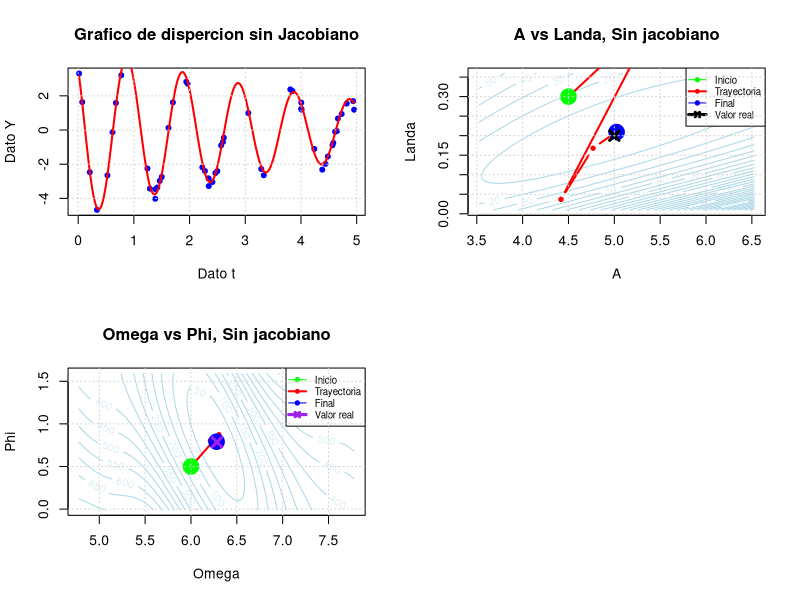

The R script that drew this image:
modelo <- function(A, landa, w, teta, t) {

  A * exp(-landa * t) * cos(w * t + teta)
}


funcion_Objetivo <- function(beta, t_data, y_data) {
  
  # parametros
  A <- beta[1]
  landa <- beta[2]
  w <- beta[3]
  teta <- beta[4]
  #---------------------------------------------------------------------
  # Nuevo Y o prediccion de Y
  y_pred <- A * exp(-landa * t_data) * cos(w * t_data + teta)
  #----------------------------------------
  #
  sum((y_data - y_pred)^2)
}

gradiente <- function(beta, t_data, y_data) {
  # Parametros
  A <- beta[1]
  landa <- beta[2]
  w <- beta[3]
  teta <- beta[4]
  #---------------------------------------------------------------------
  # Cuantos datos hay en t_data ( un "Len" de python)
  n <- length(t_data)
  #---------------------------------------------------------------------
  # nuevo gradiente
  grad <- numeric(4)
  
  for(i in 1:n) {
    # rescribiendo t e Y
    t <- t_data[i]
    y <- y_data[i]
    #-------------------------------------------------------------------
    # Predicción
    exp_term <- exp(-landa * t)
    cos_term <- cos(w * t + teta)
    sin_term <- sin(w * t + teta)
    y_pred <- A * exp_term * cos_term
    #-------------------------------------------------------------------  
    # Residuo
    r <- y - y_pred
    #-------------------------------------------------------------------
    # Derivadas parciales respecto a cada parámetro

    dy_dA <- exp_term * cos_term                  #deribada de Y segun A
    dy_dlanda <- -A * t * exp_term * cos_term     #deribada de Y segun landa
    dy_dw <- -A * exp_term * sin_term * t         #deribada de Y segun W
    dy_dteta <- -A * exp_term * sin_term          #deribada de Y segun Teta
    #-------------------------------------------------------------------
    # Gradiente (regla de la cadena [NOOO de nuevo jajajjja XD]) 
    grad[1] <- grad[1] - 2 * r * dy_dA
    grad[2] <- grad[2] - 2 * r * dy_dlanda
    grad[3] <- grad[3] - 2 * r * dy_dw
    grad[4] <- grad[4] - 2 * r * dy_dteta
  }    
  
  return(grad)
}

hessiana <- function(beta, t_data, y_data) {
  
  # Parametros
  A <- beta[1]
  landa <- beta[2]
  w <- beta[3]
  teta <- beta[4]
  #---------------------------------------------------------------------
  # Cuantos datos hay en t_data ( un "Len" de python)
  n <- length(t_data)
  #---------------------------------------------------------------------
  #Matris para la hessiana
  H <- matrix(0, nrow = 4, ncol = 4)
  
  for(i in 1:n) {
    # rescribiendo t segun la base de datos
    t <- t_data[i]
    #-------------------------------------------------------------------
    # Predicción
    exp_term <- exp(-landa * t)
    cos_term <- cos(w * t + teta)
    sin_term <- sin(w * t + teta)
    #-------------------------------------------------------------------
    # Derivadas parciales respecto a cada parámetro
    dy_dA <- exp_term * cos_term                  #deribada de Y segun A
    dy_dlanda <- -A * t * exp_term * cos_term     #deribada de Y segun landa
    dy_dw <- -A * exp_term * sin_term * t         #deribada de Y segun W
    dy_dteta <- -A * exp_term * sin_term          #deribada de Y segun Teta
    #-------------------------------------------------------------------
    # Derivadas de segundo orden (aproximación de Gauss-Newton)
    # H = 2 * J**T * J (ignorando términos de segundo orden con residuos)
    J <- c(dy_dA, dy_dlanda, dy_dw, dy_dteta)
    H <- H + 2 * outer(J, J)
  }
  
  return(H)
}

# Método de Newton
newton <- function(beta_0, t_data, y_data, tol = 1e-6, max_iter = 100) {
  #BETA tiene los valores de A, landa, W y TETA
  beta <- beta_0
  historial <- matrix(NA, nrow = max_iter + 1, ncol = 5)
  colnames(historial) <- c("iter", "A", "landa", "w", "teta")
  
  historial[1, ] <- c(0, beta)
  
  for(k in 1:max_iter) {
    grad <- gradiente(beta, t_data, y_data)
    H <- hessiana(beta, t_data, y_data)
    
    # Resolver H * delta = -grad
    delta <- tryCatch({
      solve(H, -grad)
    }, error = function(e) {
      # Si la Hessiana es singular (signo incorrecto), usar pseudo-inversa
      MASS::ginv(H) %*% (-grad)
    })
    
    beta_nuevo <- beta + delta
    historial[k + 1, ] <- c(k, beta_nuevo)
    
    # Criterio de convergencia
    if(norm(delta, type = "2") < tol) {
      cat("Convergencia alcanzada en", k, "iteraciones\n")
      return(list(
        beta = beta_nuevo,
        valor_f = funcion_Objetivo(beta_nuevo, t_data, y_data),
        iteraciones = k,
        historial = historial[1:(k+1), ]
      ))
    }
    
    beta <- beta_nuevo
  }
  
  cat("Máximo de iteraciones alcanzado\n")
  return(list(
    beta = beta,
    valor_f = funcion_Objetivo(beta_nuevo, t_data, y_data),
    iteraciones = max_iter,
    historial = historial
  ))
}
#---------------------------------------------------------------------
#INT MAIN () 
# datos iniciales
set.seed(123)
A_real <- 5
landa_real <- 0.2
w_real <- 2*pi
teta_real <- pi/4
#---------------------------------------------------------------------
# Base de datos
t_data <- c(0.01585558, 0.07313676, 0.20858986, 0.33697873, 0.52537301, 0.6164369,
     0.67744082, 0.77372499, 1.24299318, 1.28798218, 1.38339642, 1.38848687,
     1.42076869, 1.46404696, 1.50057502, 1.62121603, 1.70114607, 1.94117773,
     1.96511879, 2.22784082, 2.27602643, 2.34135203, 2.34449634, 2.41064538,
     2.46308469, 2.49806005, 2.56570644, 2.59826844, 2.61573859, 3.05457166,
     3.28683793, 3.33196052, 3.80886595, 3.84728936, 4.00492237, 4.00529043,
     4.01024845, 4.23964951, 4.38247821, 4.43925851, 4.48290057, 4.56513696,
     4.58015693, 4.61305888, 4.64543839, 4.6630282, 4.73071767, 4.82119210,
     4.93766455, 4.95449219)

y_data <- c(3.30604951, 1.63304262, -2.46669298, -4.67216227, 
          -2.65183759, -0.11931208, 1.58435298, 3.20604040, -2.25300509, 
          -3.43019723, -4.02265257, -3.46359790, -3.36545235, -2.97468372, 
          -2.74451778, 0.12791535, 1.61615275, 2.82364845, 2.71400979, 
          -2.18062097, -2.39741066, -2.82599835, -3.27902725, -3.04151353, 
          -2.52012235, -2.40448523, -0.90204355, -0.69802758, -0.45049201, 
          0.99303212, -2.27801465, -2.64637196, 2.37675322, 2.28167791, 
          1.25167305, 1.60197788, 1.19320954, -1.10650603, -2.31930834, 
          -1.98134768, -1.55041113, -0.89272659, -0.75329989, -0.09842116, 
          -0.05934957, 0.67373312, 0.93814889, 1.54737425, 1.69100012,
          1.18712468)

#-----------------------------------------------------------------------
#PRUEBA
#y_data <- modelo(5, 0.2, 2*pi, pi/4, t_data) + rnorm(50, 0, 0.2)
#-----------------------------------------------------------------------
# Valores iniciales
beta0 <- c(4.5, 0.3, 6.0, 0.5)
# Ejecutar método de Newton
resultado <- newton(beta0, t_data, y_data)
#-----------------------------------------------------------------------
# VISUALIZACIÓN DE RESULTADOS
par(mfrow = c(2, 2))

# 1. Grafico 1
plot(t_data, y_data, pch = 20, col = "blue", cex = 1.2,
     xlab = "Dato t", ylab = "Dato Y", 
     main = "Grafico de dispercion sin Jacobiano")
t_plot <- seq(min(t_data), max(t_data), length.out = 200)

y_ajustado <- modelo(resultado$beta[1], resultado$beta[2], 
                     resultado$beta[3], resultado$beta[4], t_plot)

lines(t_plot, y_ajustado, col = "red", lwd = 2)

#legend("topright", legend = c("Datos experimentales", "Modelo ajustado"), 
#       col = c("blue", "red"), pch = c(20, NA), lty = c(NA, 1), lwd = c(1, 2))
grid()

#--------------------
#-----------------------------------------------------------------------

# 2. Grafico 2 curva de nivel A y landa

# Crear rangos alrededor de los valores óptimos
A_seq <- seq(resultado$beta[1] - 1.5, resultado$beta[1] + 1.5, length.out = 60)

landa_seq <- seq(min(0.01, resultado$beta[2] - 0.15), 
                 resultado$beta[2] + 0.15, length.out = 60)

# Fijar w y teta en sus valores óptimos
w_fijo <- resultado$beta[3]
teta_fijo <- resultado$beta[4]

# Calcular función objetivo para cada combinación de A y landa
Z_A_landa <- matrix(NA, nrow = length(A_seq), ncol = length(landa_seq))

# Para cada combinación (A, landa), calcular el error
for(i in 1:length(A_seq)) {
  for(j in 1:length(landa_seq)) {
    beta_temp <- c(A_seq[i], landa_seq[j], w_fijo, teta_fijo)
    Z_A_landa[i, j] <- funcion_Objetivo(beta_temp, t_data, y_data)
  }
}

# Graficar curvas de nivel
contour(A_seq, landa_seq, Z_A_landa, 
        nlevels = 25, 
        col = "lightblue",
        xlab = "A", 
        ylab = "Landa",
        main = "A vs Landa, Sin jacobiano")

# trayectoria
if(!is.null(resultado$historial)) {
  lines(resultado$historial[, "A"], 
        resultado$historial[, "landa"], 
        col = "red", lwd = 2, type = "b", pch = 20, cex = 0.8)
  
  # Punto inicial
  points(beta0[1], beta0[2], pch = 19, col = "green", cex = 2.5)
  
  # Punto final
  points(resultado$beta[1], resultado$beta[2], pch = 19, col = "blue", cex = 2.5)
  
  # Valor verdadero
  points(A_real, landa_real, pch = 4, col = "black", cex = 1.5, lwd = 3)
}
legend("topright", 
       legend = c("Inicio", "Trayectoria", "Final", "Valor real"),
       col = c("green", "red", "blue", "black"),
       pch = c(19, 20, 19, 4),
       lwd = c(1, 2, 1, 3),
       cex = 0.7)
grid()

#--------------------
#-----------------------------------------------------------------------
# 2. Grafico 2 curva de nivel A y landa

# Crear rangos alrededor de los valores óptimos
w_seq <- seq(resultado$beta[3] - 1.5, resultado$beta[3] + 1.5, length.out = 60)

teta_seq <- seq(resultado$beta[4] - 0.8, resultado$beta[4] + 0.8, length.out = 60)

# Fijar A y landa en sus valores óptimos
A_fijo <- resultado$beta[1]
landa_fijo <- resultado$beta[2]

# Calcular función objetivo para cada combinación de W y Teta
Z_w_teta <- matrix(NA, nrow = length(w_seq), ncol = length(teta_seq))

# Para cada combinación (W, Teta), calcular el error
for(i in 1:length(w_seq)) {
  for(j in 1:length(teta_seq)) {
    beta_temp <- c(A_fijo, landa_fijo, w_seq[i], teta_seq[j])
    Z_w_teta[i, j] <- funcion_Objetivo(beta_temp, t_data, y_data)
  }
}

# Graficar curvas de nivel
contour(w_seq, teta_seq, Z_w_teta, 
        nlevels = 25, 
        col = "lightblue",
        xlab = "Omega", 
        ylab = "Phi",
        main = "Omega vs Phi, Sin jacobiano")

# trayectoria
if(!is.null(resultado$historial)) {
  lines(resultado$historial[, "w"], 
        resultado$historial[, "teta"], 
        col = "red", lwd = 2, type = "b", pch = 20, cex = 0.8)
  
  # Punto inicial
  points(beta0[3], beta0[4], pch = 19, col = "green", cex = 2.5)
 
   # Punto final
  points(resultado$beta[3], resultado$beta[4], pch = 19, col = "blue", cex = 2.5)
  
  # Valor verdadero
  points(w_real, teta_real, pch = 4, col = "purple", cex = 1.5, lwd = 3)
}

legend("topright", 
       legend = c("Inicio", "Trayectoria", "Final", "Valor real"),
       col = c("green", "red", "blue", "purple"),
       pch = c(19, 20, 19, 4),
       lwd = c(1, 2, 1, 3),
       cex = 0.7)
grid()
# Crear rangos alrededor de los valores óptimos
#--------------------
#-----------------------------------------------------------------------

cat("\n=== RESULTADOS Sin JACOBIANO===\n")
cat("A obtenido     =",resultado$beta[1],"   y A buscado    =",A_real,"\n")
cat("Landa obtenido =",resultado$beta[2],"   y Landa buscad =",landa_real,"\n")
cat("W obtenido     =",resultado$beta[3],"  y W buscado    =",w_real,"\n")
cat("teta obtenido  =",resultado$beta[4],"   y teta buscado =",teta_real,"\n")
cat("Iteraciones necesarias = ",resultado$iteraciones,"\n")
cat("Valor de la Funcion(β) =", resultado$valor_f, "\n")
